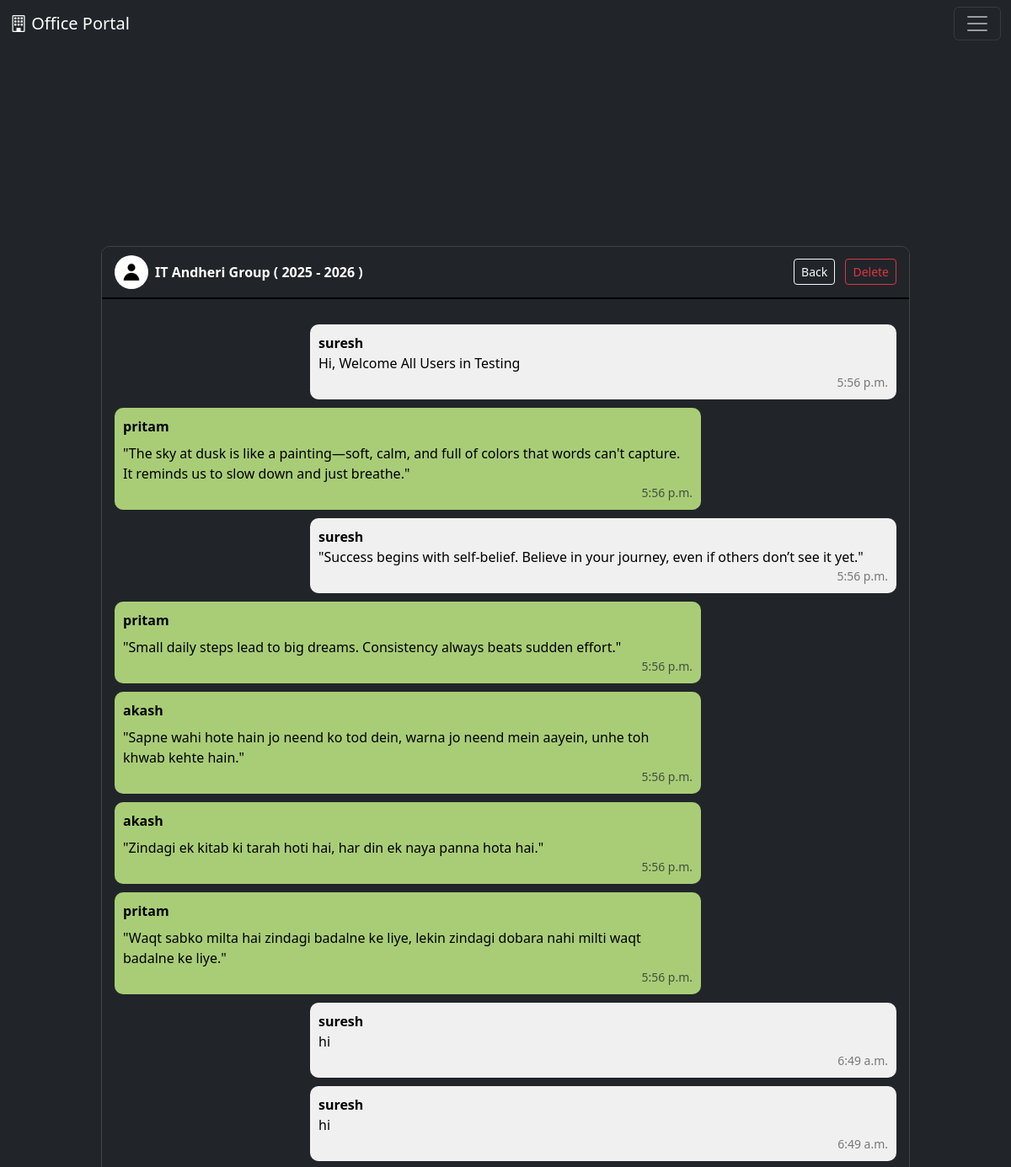
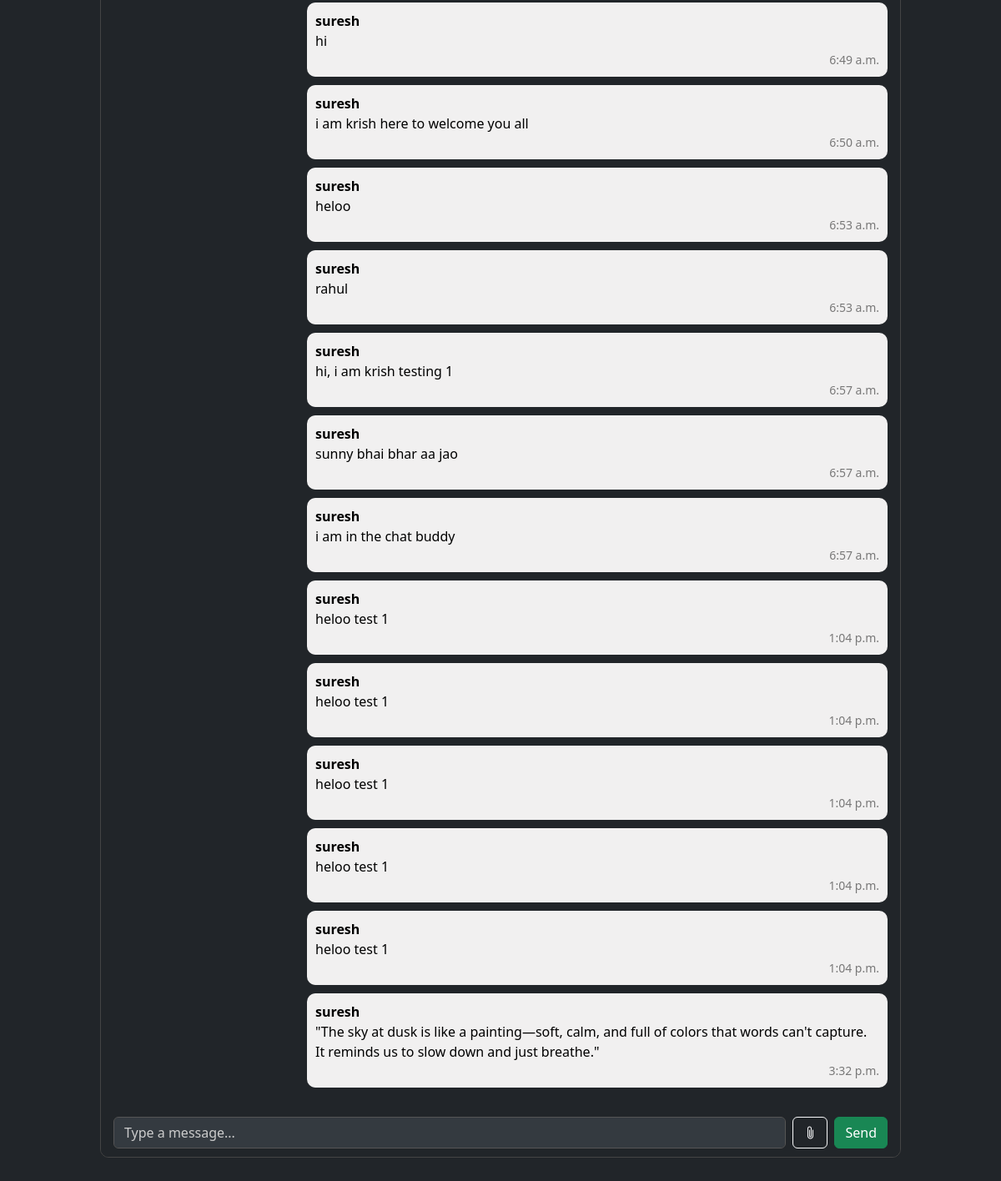
/chats-open/18/ (signed in), run on the app's committed database (2 pictures, top to bottom).
### home/models.py (models this page shows, shortened)
class CategoryGroupModel(models.Model):
    CGM_Image = models.ImageField(upload_to='CGM/', default='default_user/def_user.jpg')
    CGM_Name = models.CharField(max_length=100)
    CGM_Category = models.CharField(max_length=100)
    CGM_Description = models.CharField(max_length=5000, blank=True, null=True, default='Group Chat, Description!')
    CGM_Slogon = models.CharField(max_length=500, default='Welcome To New Group!')
    CGM_Time = models.DateField(default=timezone.now)

class CGChartModel(models.Model):
    CGC_ChatLink = models.ForeignKey(CategoryGroupModel, on_delete=models.CASCADE)
    CGC_UserName = models.CharField(max_length=300)
    CGC_Text = models.CharField(max_length=7000, blank=True, null=True)
    CGC_Image = models.ImageField(upload_to='Images/', blank=True, null=True)
    CGC_File = models.FileField(upload_to='File/', blank=True, null=True)
    CGC_Video = models.FileField(upload_to='Video/', blank=True, null=True)
    CGC_Date = models.DateField(default=timezone.now)
    CGC_Time = models.TimeField(default=get_current_ist_time)

### home/views.py (the view, shortened to what this page needs)
# urls.py: path('chats-open/<str:groupname>/', views.openChatsPageFunction, name='OpenChats'),
def openChatsPageFunction(request, groupname):
    objOfGroup = CategoryGroupModel.objects.get(id = groupname)
    objOfChat = CGChartModel.objects.filter(CGC_ChatLink = groupname)
    objOfProfile = Profile.objects.get(name = request.user.id)
    groupName = objOfGroup.CGM_Name
    GroupImage = objOfGroup.CGM_Image
    lstOfUserData = []
    for OOC in objOfChat:
        if OOC.CGC_UserName == request.user.username:
            lstOfUserData += [1]
        else:
            lstOfUserData += [0]
    ObjectOFNewChat = zip(objOfChat, lstOfUserData)
    UserCategory = objOfProfile.user_category
    context = {
        'ObjectOFNewChat' : ObjectOFNewChat,
        'groupName' : groupName,
        'GroupImage' : GroupImage,
        'UserCategory' : UserCategory,
    }
    return render(request, 'openChat.html', context)

### home/navbar.py (called while the page is built)
def NavbarFunction(request):
    if request.user.is_authenticated:
        User_Profile = Profile.objects.get(name = request.user.id)
        return {
            "Category" : User_Profile.user_category,
        }
    return {
        "Category" : "Employee",
    }

### templates/openChat.html (shortened to what this page needs)
{% extends 'base.html' %}
{% block body %}
<div class="chat-container bg-dark">
    <div class="chat-navbar text-white bg-dark" style="border-bottom: 2px solid black;">
      <div class="d-flex align-items-center">
        <img src="/media/{{ GroupImage }}" class="rounded-circle me-2" width="40" height="40" alt="Profile">
        <span class="fw-bold">{{ groupName|truncatechars:80 }}</span>
      </div>
      <div>
        <a href="{% url 'Chats' %}" class="btn btn-outline-light btn-sm me-2">Back</a>
        {% if UserCategory == 'Owner' %}
          <button class="btn btn-outline-danger btn-sm">Delete</button>
        {% endif %}
      </div>
    </div>
    <div class="chat-body text-black" id="chat-body">
      <div class="text-center text-muted small">TUESDAY</div>
      {% for OC1, OC2 in ObjectOFNewChat %}
        {% if OC2 == 0 %}
          <div class="msg">
            <strong>{{ OC1.CGC_UserName }}</strong>
            <p class="mt-2 mb-0">
              {{ OC1.CGC_Text }}
            </p>
            <div class="text-end text-muted small">
              {{ OC1.CGC_Time }}
            </div>
          </div>
        {% elif OC2 == 1 %}
          <div class="msg other">
            <strong>{{ OC1.CGC_UserName }}</strong>
            <p class="mb-0">
              {{ OC1.CGC_Text }}
            </p>
            <div class="text-end text-black-50 small">
              {{ OC1.CGC_Time }}
            </div>
          </div>
        {% endif %}
      {% endfor %}
    </div>
    <form method="POST" enctype="multipart/form-data">
      <div class="chat-footer bg-dark d-flex align-items-center">
        <input type="text" id="textInput" name="CGC_Data_Form" class="form-control me-2" placeholder="Type a message...">
        <button class="btn btn-outline-light me-2" data-bs-toggle="modal" data-bs-target="#attachModal">
          <i class="bi bi-paperclip"></i>
        </button>
        <button class="btn btn-success">Send</button>
      </div>
    </form>
  </div>
{% endblock %}

### templates/openChat.html (style rules this page uses)
html, body { height: 100%; background-color: transparent; margin: 0; }
.chat-container { width: 80%; height: 85%; margin: 0 auto; display: flex; flex-direction: column; border: 1px solid #444; border-radius: 10px; overflow: hidden; position: relative; top: 10%; }
.chat-navbar { background-color: transparent; padding: 10px 15px; display: flex; align-items: center; justify-content: space-between; }
.chat-body { flex: 1; background-color: transparent; overflow-y: auto; padding: 15px; }
.msg { background-color: rgb(169, 205, 119); padding: 10px; border-radius: 10px; margin-bottom: 10px; max-width: 75%; }
.msg.other { background-color: #f1f0f0; margin-left: auto; }
.chat-footer { background-color: #000; padding: 10px 15px; display: flex; align-items: center; }
.chat-footer input { background-color: #343a40; color: white; border: 1px solid #555; }
.chat-footer input::placeholder { color: #ccc; }

### data on the page
CategoryGroupModel: CGM_Image (picture), CGM_Name "IT Andheri Group ( 2025 - 2026 )"
CGChartModel: CGC_UserName "suresh", CGC_Text "Hi, Welcome All Users in Testing", CGC_Time "5:56 p.m."
CGChartModel: CGC_UserName "pritam", CGC_Text "\"The sky at dusk is like a painting—soft, calm, and full of colors that words can't capture. It reminds us to slow down and just breathe.\"", CGC_Time "5:56 p.m."
CGChartModel: CGC_UserName "suresh", CGC_Text "\"Success begins with self-belief. Believe in your journey, even if others don’t see it yet.\"", CGC_Time "5:56 p.m."
CGChartModel: CGC_UserName "pritam", CGC_Text "\"Small daily steps lead to big dreams. Consistency always beats sudden effort.\"", CGC_Time "5:56 p.m."
CGChartModel: CGC_UserName "akash", CGC_Text "\"Sapne wahi hote hain jo neend ko tod dein, warna jo neend mein aayein, unhe toh khwab kehte hain.\"", CGC_Time "5:56 p.m."
CGChartModel: CGC_UserName "akash", CGC_Text "\"Zindagi ek kitab ki tarah hoti hai, har din ek naya panna hota hai.\"", CGC_Time "5:56 p.m."
CGChartModel: CGC_UserName "pritam", CGC_Text "\"Waqt sabko milta hai zindagi badalne ke liye, lekin zindagi dobara nahi milti waqt badalne ke liye.\"", CGC_Time "5:56 p.m."
CGChartModel: CGC_UserName "suresh", CGC_Text "hi", CGC_Time "6:49 a.m."
CGChartModel: CGC_UserName "suresh", CGC_Text "hi", CGC_Time "6:49 a.m."
CGChartModel: CGC_UserName "suresh", CGC_Text "hi", CGC_Time "6:49 a.m."
CGChartModel: CGC_UserName "suresh", CGC_Text "i am krish here to welcome you all", CGC_Time "6:50 a.m."
CGChartModel: CGC_UserName "suresh", CGC_Text "heloo", CGC_Time "6:53 a.m."
CGChartModel: CGC_UserName "suresh", CGC_Text "rahul", CGC_Time "6:53 a.m."
CGChartModel: CGC_UserName "suresh", CGC_Text "hi, i am krish testing 1", CGC_Time "6:57 a.m."
CGChartModel: CGC_UserName "suresh", CGC_Text "sunny bhai bhar aa jao", CGC_Time "6:57 a.m."
CGChartModel: CGC_UserName "suresh", CGC_Text "i am in the chat buddy", CGC_Time "6:57 a.m."
CGChartModel: CGC_UserName "suresh", CGC_Text "heloo test 1", CGC_Time "1:04 p.m."
CGChartModel: CGC_UserName "suresh", CGC_Text "heloo test 1", CGC_Time "1:04 p.m."
CGChartModel: CGC_UserName "suresh", CGC_Text "heloo test 1", CGC_Time "1:04 p.m."
CGChartModel: CGC_UserName "suresh", CGC_Text "heloo test 1", CGC_Time "1:04 p.m."
CGChartModel: CGC_UserName "suresh", CGC_Text "heloo test 1", CGC_Time "1:04 p.m."
CGChartModel: CGC_UserName "suresh", CGC_Text "\"The sky at dusk is like a painting—soft, calm, and full of colors that words can't capture. It reminds us to slow down and just breathe.\"", CGC_Time "3:32 p.m."
